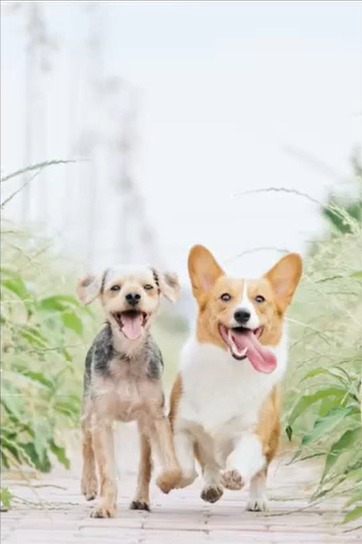
#> input picture img/alvan-nee.png, 362 x 544 px
$ python SALVDIMAGE.py
#> lines starting #> are read from the running program, lines starting #| are printed output that depends on the picture
#> further down, image is the input picture: shape (544, 362, 3); mean B, G, R 203.9, 213.9, 215
import cv2
import os
import matplotlib.pyplot as plt
import zipfile

# ── FUNÇÃO: salvar imagem como JPEG ──────────────────────────────
def salvar_jpeg(img_bgr, caminho, qualidade=95):
    """
    Salva a imagem no formato JPEG com a qualidade especificada.
    JPEG é um formato com perda (lossy): quanto menor a qualidade,
    menor o arquivo, porém mais artefatos de compressão aparecem.

    qualidade: inteiro de 0 a 100 (95 = padrão, 0 = máxima compressão)
    """
    params = [cv2.IMWRITE_JPEG_QUALITY, qualidade]
    cv2.imwrite(caminho, img_bgr, params)


# ── FUNÇÃO: salvar imagem como PNG ───────────────────────────────
def salvar_png(img_bgr, caminho, compressao=3):
    """
    Salva a imagem no formato PNG com o nível de compressão especificado.
    PNG é um formato sem perda (lossless): a qualidade visual nunca é reduzida,
    apenas o tempo de compressão e o tamanho do arquivo variam.

    compressao: inteiro de 0 a 9
    (0 = sem compressão/mais rápido, 9 = máxima compressão/mais lento)
    """
    params = [cv2.IMWRITE_PNG_COMPRESSION, compressao]
    cv2.imwrite(caminho, img_bgr, params)

# ── FUNÇÃO: tamanho do arquivo em kilobytes ──────────────────────
def tamanho_kb(caminho):
    """
    Retorna o tamanho do arquivo em KB.
    Útil para comparar o impacto de diferentes parâmetros de compressão.
    """
    return os.path.getsize(caminho) / 1024

# ── FUNÇÃO: plotar comparação de qualidades JPEG ─────────────────
def plotar_comparacao_jpeg(img_bgr, pasta, qualidades=(10, 50, 75, 95)):
    """
    Salva a imagem em múltiplas qualidades JPEG e plota todas lado a lado,
    exibindo o tamanho resultante de cada arquivo no título do subplot.
    Permite visualizar a relação entre qualidade visual e espaço em disco.
    """

    os.makedirs(pasta, exist_ok=True)
    n = len(qualidades)

    plt.figure(figsize=(4 * n, 5))
    plt.suptitle("Comparação de qualidade JPEG", fontsize=13)

    for i, q in enumerate(qualidades):
        caminho = os.path.join(pasta, f"jpeg_q{q:03d}.jpg")
        salvar_jpeg(img_bgr, caminho, qualidade=q)
        kb = tamanho_kb(caminho)

        ax = plt.subplot(1, n, i + 1)
        ax.imshow(cv2.cvtColor(cv2.imread(caminho),cv2.COLOR_BGR2RGB))
        ax.set_title(f"Qualidade {q}\n{kb:.1f} KB")
        ax.axis("off")

    plt.tight_layout()
    plt.show()
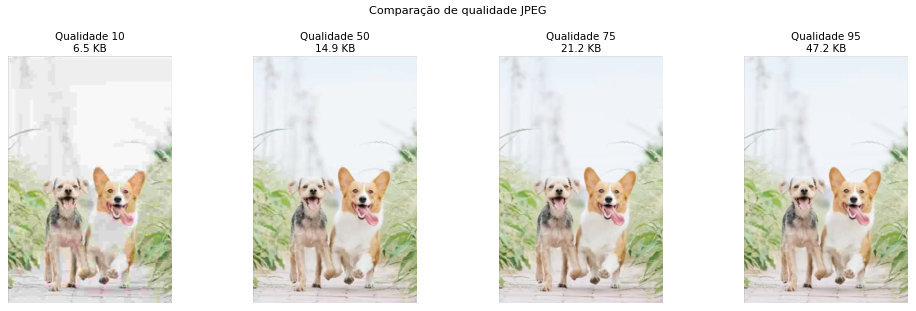
#> figure drawn by matplotlib, 4 panels


# ── FUNÇÃO: plotar comparação de compressão PNG ─────────────────────
def plotar_comparacao_png(img_bgr, pasta, niveis=(0, 3, 6, 9)):
    """
    Salva a imagem em múltiplos níveis de compressão PNG e plota lado a lado.
    Como PNG é lossless, a imagem visual é idêntica em todos os casos —
    apenas o tamanho do arquivo e o tempo de escrita variam.
    """
#> called with pasta = 'img/saida', niveis = (0, 3, 6, 9)
    os.makedirs(pasta, exist_ok=True)
    n = len(niveis)

    plt.figure(figsize=(4 * n, 5))
    plt.suptitle("Comparação de compressão PNG (sem perda de qualidade)",fontsize=13)

    for i, nivel in enumerate(niveis):
        caminho = os.path.join(pasta, f"png_c{nivel}.png")
        salvar_png(img_bgr, caminho, compressao=nivel)
        kb = tamanho_kb(caminho)

        ax = plt.subplot(1, n, i + 1)
        ax.imshow(cv2.cvtColor(cv2.imread(caminho),cv2.COLOR_BGR2RGB))
        ax.set_title(f"Compressão {nivel}\n{kb:.1f} KB")
        ax.axis("off")

    plt.tight_layout()
    plt.show()


# ── FUNÇÃO: resumo comparativo JPEG vs PNG ─────────────────────────
def plotar_resumo_tamanhos(pasta):
    """
    Lê todos os arquivos salvos na pasta e plota um gráfico de barras
    comparando o tamanho em KB de cada um.
    Ajuda a visualizar de forma consolidada o impacto de formato e compressão.
    """
#> called with pasta = 'img/saida'
    arquivos = sorted(
        [f for f in os.listdir(pasta) if f.endswith((".jpg", ".png"))],
        key=lambda f: os.path.getsize(os.path.join(pasta, f)),
    )

    nomes = [f.replace("_", " ").replace(".jpg", " (JPEG)").replace(".png", " (PNG)")for f in arquivos]
    tamanhos = [tamanho_kb(os.path.join(pasta, f))for f in arquivos]
    cores = ["steelblue" if f.endswith(".jpg") else "seagreen"for f in arquivos]

    plt.figure(figsize=(10, 5))
    barras = plt.barh(nomes, tamanhos, color=cores)
    plt.xlabel("Tamanho (KB)")
    plt.title("Tamanho dos arquivos salvos — JPEG vs PNG")

    for barra, kb in zip(barras, tamanhos):
        plt.text(barra.get_width() + 5,barra.get_y() + barra.get_height() / 2,
                 f"{kb:.1f} KB", va="center", fontsize=9)

    plt.tight_layout()
    plt.show()
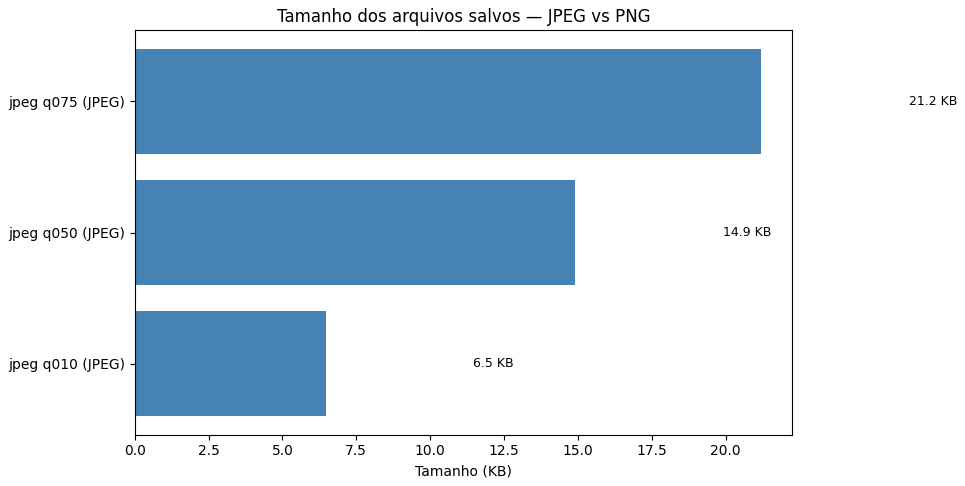
#> figure drawn by matplotlib, 1 panel

# ── EXECUÇÃO ────────────────────────────────────────────────────────

image = cv2.imread("img/alvan-nee.png")

if image is None:
    raise FileNotFoundError("Imagem não encontrada: img/alvan-nee.png")

PASTA_SAIDA = "img/saida"

# JANELA 1 - JPEG: mesma imagem salva em quatro qualidades diferentes
# Observe os artefatos nas bordas e regiões de alto contraste nas qualidades baixas
plotar_comparacao_jpeg(image, PASTA_SAIDA, qualidades=(10, 50, 75, 95))

# JANELA 2 - PNG: mesma imagem salva em quatro níveis de compressão
# A imagem é visualmente idêntica, só o tamanho do arquivo muda
plotar_comparacao_png( image, PASTA_SAIDA, niveis=(0, 3, 6, 9))

# JANELA 3 - Resumo: gráfico de barras comparando todos os arquivos gerados
plotar_resumo_tamanhos(PASTA_SAIDA)

# JANELA 4 - compactando a imagem em zip
with zipfile.ZipFile('img/saida/teste.zip', 'w', compression=zipfile.ZIP_DEFLATED) as zip:
    zip.write('img/cereja.png')
